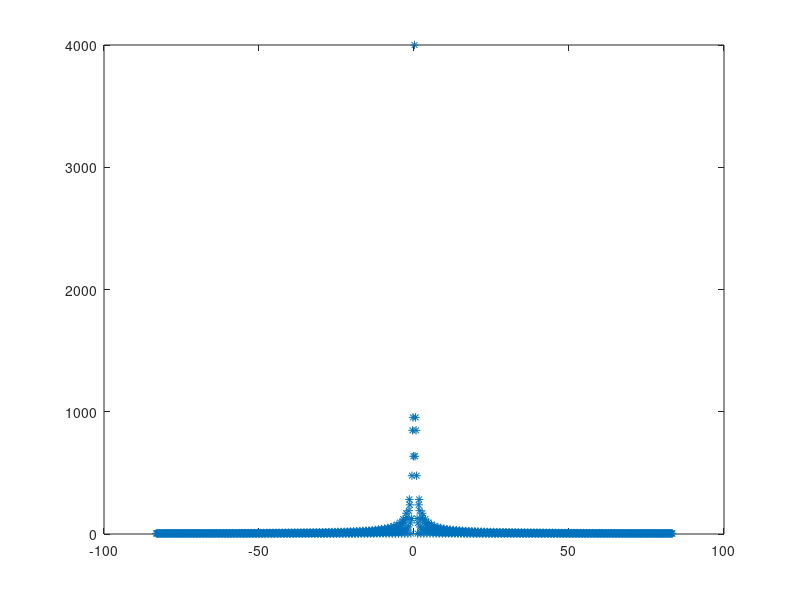

Recreate this plot in MATLAB.
v = linspace(0,6,1000);
t = linspace(0,6,1000);
for i = 1:length(v)-1
    if (v(i) < 1)
        v(i) = 8;
    end
    if (v(i) > 1 && v(i)<5)
        v(i) = 4;
    end
    if (v(i) > 5 && v(i)<6)
        v(i) = 0;
    end
    
end
x = fft(v(1,1:999))
kmax = 1000/2;

fpos = 1:1:kmax;
fneg = -kmax+1:1:-1;
f = [fpos,fneg];
plot(f/6,abs(x),'*');

